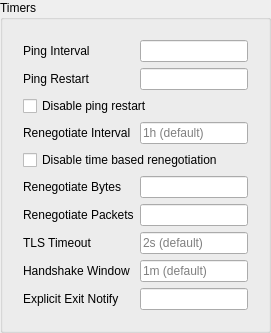
        <widget class="QGroupBox" name="timers_box">
         <property name="title">
          <string>Timers</string>
         </property>
         <layout class="QVBoxLayout" name="timers_box_layout">
          <item>
           <widget class="QWidget" name="timers_box_form_w" native="true">
            <layout class="QFormLayout" name="timers_box_form">
             <item row="0" column="0">
              <widget class="QLabel" name="ping_interval_l">
               <property name="toolTip">
                <string>&lt;html&gt;&lt;head/&gt;&lt;body&gt;&lt;p&gt;Whole seconds of silence before a data channel ping is sent. A server-pushed value overrides it.&lt;/p&gt;&lt;/body&gt;&lt;/html&gt;</string>
               </property>
               <property name="text">
                <string>Ping Interval</string>
               </property>
               <property name="buddy">
                <cstring>ping_interval</cstring>
               </property>
              </widget>
             </item>
             <item row="0" column="1">
              <widget class="QLineEdit" name="ping_interval"/>
             </item>
             <item row="1" column="0">
              <widget class="QLabel" name="ping_restart_l">
               <property name="toolTip">
                <string>&lt;html&gt;&lt;head/&gt;&lt;body&gt;&lt;p&gt;Whole seconds without a received packet before reconnecting. 120s is used for UDP with pull enabled.&lt;/p&gt;&lt;/body&gt;&lt;/html&gt;</string>
               </property>
               <property name="text">
                <string>Ping Restart</string>
               </property>
               <property name="buddy">
                <cstring>ping_restart</cstring>
               </property>
              </widget>
             </item>
             <item row="1" column="1">
              <widget class="QLineEdit" name="ping_restart"/>
             </item>
             <item row="2" column="0" colspan="2">
              <widget class="QCheckBox" name="ping_restart_disabled">
               <property name="toolTip">
                <string>&lt;html&gt;&lt;head/&gt;&lt;body&gt;&lt;p&gt;Disables the initial 120s UDP pull timeout and any configured ping restart. Conflicts with Ping Restart.&lt;/p&gt;&lt;/body&gt;&lt;/html&gt;</string>
               </property>
               <property name="text">
                <string>Disable ping restart</string>
               </property>
              </widget>
             </item>
             <item row="3" column="0">
              <widget class="QLabel" name="renegotiate_interval_l">
               <property name="toolTip">
                <string>&lt;html&gt;&lt;head/&gt;&lt;body&gt;&lt;p&gt;TLS renegotiation interval.&lt;/p&gt;&lt;/body&gt;&lt;/html&gt;</string>
               </property>
               <property name="text">
                <string>Renegotiate Interval</string>
               </property>
               <property name="buddy">
                <cstring>renegotiate_interval</cstring>
               </property>
              </widget>
             </item>
             <item row="3" column="1">
              <widget class="QLineEdit" name="renegotiate_interval">
               <property name="placeholderText">
                <string>1h (default)</string>
               </property>
              </widget>
             </item>
             <item row="4" column="0" colspan="2">
              <widget class="QCheckBox" name="renegotiate_disabled">
               <property name="toolTip">
                <string>&lt;html&gt;&lt;head/&gt;&lt;body&gt;&lt;p&gt;Conflicts with Renegotiate Interval.&lt;/p&gt;&lt;/body&gt;&lt;/html&gt;</string>
               </property>
               <property name="text">
                <string>Disable time based renegotiation</string>
               </property>
              </widget>
             </item>
             <item row="5" column="0">
              <widget class="QLabel" name="renegotiate_bytes_l">
               <property name="toolTip">
                <string>&lt;html&gt;&lt;head/&gt;&lt;body&gt;&lt;p&gt;Renegotiate data channel keys after this many bytes. Empty uses the cipher-dependent default.&lt;/p&gt;&lt;/body&gt;&lt;/html&gt;</string>
               </property>
               <property name="text">
                <string>Renegotiate Bytes</string>
               </property>
               <property name="buddy">
                <cstring>renegotiate_bytes</cstring>
               </property>
              </widget>
             </item>
             <item row="5" column="1">
              <widget class="QLineEdit" name="renegotiate_bytes"/>
             </item>
             <item row="6" column="0">
              <widget class="QLabel" name="renegotiate_packets_l">
               <property name="toolTip">
                <string>&lt;html&gt;&lt;head/&gt;&lt;body&gt;&lt;p&gt;Renegotiate data channel keys after this many packets. Empty uses the cipher-dependent default.&lt;/p&gt;&lt;/body&gt;&lt;/html&gt;</string>
               </property>
               <property name="text">
                <string>Renegotiate Packets</string>
               </property>
               <property name="buddy">
                <cstring>renegotiate_packets</cstring>
               </property>
              </widget>
             </item>
             <item row="6" column="1">
              <widget class="QLineEdit" name="renegotiate_packets"/>
             </item>
             <item row="7" column="0">
              <widget class="QLabel" name="tls_timeout_l">
               <property name="toolTip">
                <string>&lt;html&gt;&lt;head/&gt;&lt;body&gt;&lt;p&gt;Initial retransmission timeout for TLS control packets.&lt;/p&gt;&lt;/body&gt;&lt;/html&gt;</string>
               </property>
               <property name="text">
                <string>TLS Timeout</string>
               </property>
               <property name="buddy">
                <cstring>tls_timeout</cstring>
               </property>
              </widget>
             </item>
             <item row="7" column="1">
              <widget class="QLineEdit" name="tls_timeout">
               <property name="placeholderText">
                <string>2s (default)</string>
               </property>
              </widget>
             </item>
             <item row="8" column="0">
              <widget class="QLabel" name="handshake_window_l">
               <property name="toolTip">
                <string>&lt;html&gt;&lt;head/&gt;&lt;body&gt;&lt;p&gt;Maximum time allowed for the initial handshake and each renegotiation.&lt;/p&gt;&lt;/body&gt;&lt;/html&gt;</string>
               </property>
               <property name="text">
                <string>Handshake Window</string>
               </property>
               <property name="buddy">
                <cstring>handshake_window</cstring>
               </property>
              </widget>
             </item>
             <item row="8" column="1">
              <widget class="QLineEdit" name="handshake_window">
               <property name="placeholderText">
                <string>1m (default)</string>
               </property>
              </widget>
             </item>
             <item row="9" column="0">
              <widget class="QLabel" name="explicit_exit_notify_l">
               <property name="toolTip">
                <string>&lt;html&gt;&lt;head/&gt;&lt;body&gt;&lt;p&gt;Number of exit notifications sent one second apart when closing a UDP connection.&lt;/p&gt;&lt;/body&gt;&lt;/html&gt;</string>
               </property>
               <property name="text">
                <string>Explicit Exit Notify</string>
               </property>
               <property name="buddy">
                <cstring>explicit_exit_notify</cstring>
               </property>
              </widget>
             </item>
             <item row="9" column="1">
              <widget class="QLineEdit" name="explicit_exit_notify"/>
             </item>
            </layout>
           </widget>
          </item>
         </layout>
        </widget>
